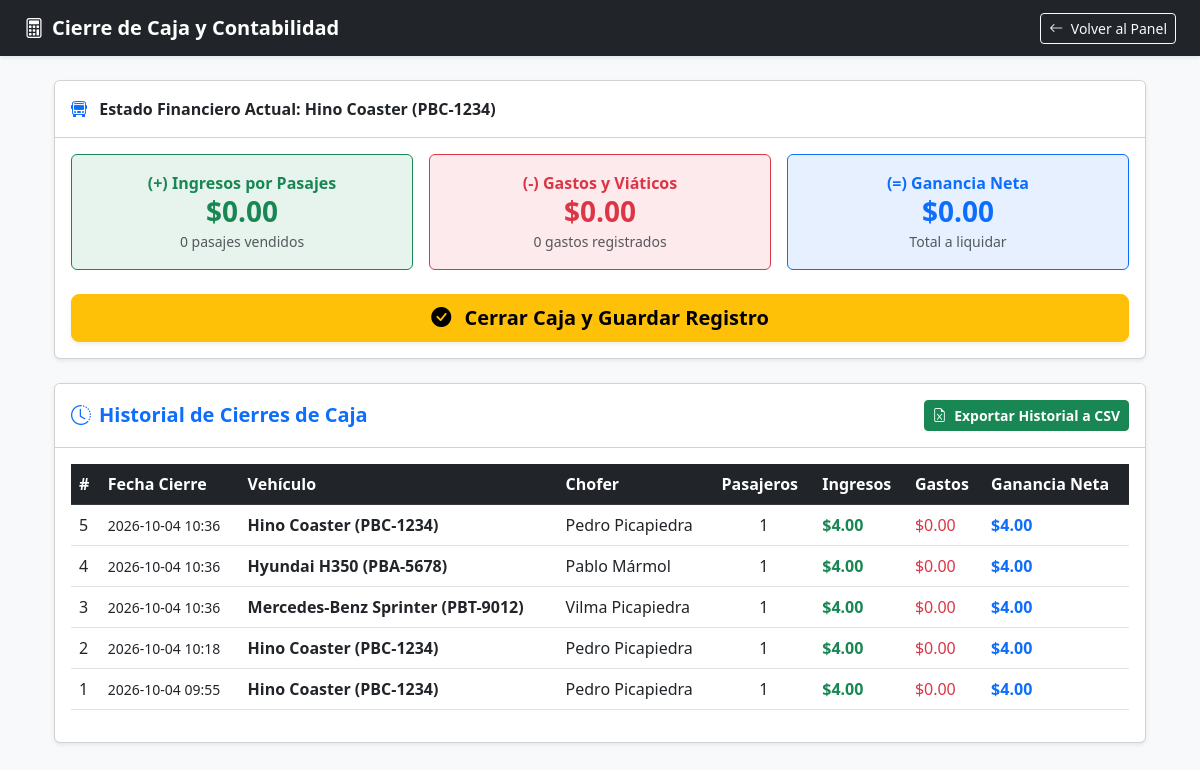
The app's page /liquidacion (signed in) with its own data.
### tables this page shows
CREATE TABLE vehiculos (
            id INTEGER PRIMARY KEY AUTOINCREMENT,
            placa TEXT NOT NULL,
            modelo TEXT NOT NULL,
            tipo TEXT NOT NULL,
            capacidad INTEGER NOT NULL,
            chofer TEXT NOT NULL,
            estado TEXT NOT NULL,
            mantenimiento TEXT NOT NULL
        );

CREATE TABLE historial_viajes (
            id INTEGER PRIMARY KEY AUTOINCREMENT,
            vehiculo TEXT NOT NULL,
            chofer TEXT NOT NULL,
            pasajeros_totales INTEGER NOT NULL,
            ingresos REAL NOT NULL,
            gastos REAL NOT NULL,
            ganancia_neta REAL NOT NULL,
            fecha_cierre TEXT NOT NULL
        );

### app.py (the view)
@app.route('/liquidacion')
@login_required
@admin_required
def liquidacion():
    vehiculo_id = request.args.get('vehiculo_id', default=1, type=int)
    conn = get_db_connection()
    unidad = conn.execute('SELECT * FROM vehiculos WHERE id = ?', (vehiculo_id,)).fetchone()
    if not unidad:
        unidad = conn.execute('SELECT * FROM vehiculos LIMIT 1').fetchone()
    reservas_unidad = conn.execute('SELECT * FROM reservas WHERE vehiculo_id = ?', (unidad['id'],)).fetchall()
    viaticos_unidad = conn.execute('SELECT * FROM viaticos WHERE vehiculo_id = ?', (unidad['id'],)).fetchall()
    historial_viajes = conn.execute('SELECT * FROM historial_viajes ORDER BY id DESC').fetchall()
    total_ingresos = sum(r['precio'] for r in reservas_unidad)
    total_viaticos = sum(v['monto'] for v in viaticos_unidad)
    ganancia_neta = total_ingresos - total_viaticos
    conn.close()
    return render_template('liquidacion.html',
                           unidad=unidad,
                           reservas=reservas_unidad,
                           viaticos=viaticos_unidad,
                           total_ingresos=total_ingresos,
                           total_viaticos=total_viaticos,
                           ganancia_neta=ganancia_neta,
                           historial_viajes=historial_viajes)

### app.py (called while the page is built)
def get_db_connection():
    conn = sqlite3.connect(DB_NAME)
    conn.row_factory = sqlite3.Row
    return conn

def login_required(f):
    @wraps(f)
    def decorated_function(*args, **kwargs):
        if 'usuario_id' not in session:
            flash('Por favor inicia sesión para acceder al sistema.', 'warning')
            return redirect(url_for('login'))
        return f(*args, **kwargs)
    return decorated_function

def admin_required(f):
    @wraps(f)
    def decorated_function(*args, **kwargs):
        if 'usuario_id' not in session or session.get('rol') != 'admin':
            flash('Acceso restringido únicamente a Administradores.', 'danger')
            return redirect(url_for('conductor'))
        return f(*args, **kwargs)
    return decorated_function

### templates/liquidacion.html (shortened to what this page needs)
<!DOCTYPE html>
<html lang="es">
<head>
    <link href="https://cdn.jsdelivr.net/npm/bootstrap@5.3.0/dist/css/bootstrap.min.css" rel="stylesheet">
    <link rel="stylesheet" href="https://cdn.jsdelivr.net/npm/bootstrap-icons@1.11.0/font/bootstrap-icons.css">
</head>
<body class="bg-light">
    <nav class="navbar navbar-expand-lg navbar-dark bg-dark shadow-sm mb-4">
        <div class="container-fluid px-4">
            <a class="navbar-brand fw-bold" href="/"><i class="bi bi-calculator me-2"></i>Cierre de Caja y Contabilidad</a>
            <button type="button" onclick="volverYCerrar()" class="btn btn-outline-light btn-sm">
             <i class="bi bi-arrow-left me-1"></i> Volver al Panel
            </button>
        </div>
    </nav>
    <div class="container px-4">
        <div class="card shadow-sm mb-4">
            <div class="card-header bg-white py-3 fw-bold">
                <i class="bi bi-bus-front me-2 text-primary"></i> Estado Financiero Actual: {{ unidad.modelo }} ({{ unidad.placa }})
            </div>
            <div class="card-body">
                <div class="row text-center g-3 mb-4">
                    <div class="col-md-4">
                        <div class="p-3 bg-success bg-opacity-10 border border-success rounded">
                            <span class="text-success fw-bold d-block">(+) Ingresos por Pasajes</span>
                            <h3 class="fw-bold text-success mb-0">${{ "%.2f"|format(total_ingresos) }}</h3>
                            <small class="text-muted">{{ reservas|length }} pasajes vendidos</small>
                        </div>
                    </div>
                    <div class="col-md-4">
                        <div class="p-3 bg-danger bg-opacity-10 border border-danger rounded">
                            <span class="text-danger fw-bold d-block">(-) Gastos y Viáticos</span>
                            <h3 class="fw-bold text-danger mb-0">${{ "%.2f"|format(total_viaticos) }}</h3>
                            <small class="text-muted">{{ viaticos|length }} gastos registrados</small>
                        </div>
                    </div>
                    <div class="col-md-4">
                        <div class="p-3 bg-primary bg-opacity-10 border border-primary rounded">
                            <span class="text-primary fw-bold d-block">(=) Ganancia Neta</span>
                            <h3 class="fw-bold text-primary mb-0">${{ "%.2f"|format(ganancia_neta) }}</h3>
                            <small class="text-muted">Total a liquidar</small>
                        </div>
                    </div>
                </div>
                <form action="/cerrar_caja" method="POST" onsubmit="return confirm('¿Está seguro de cerrar la caja de esta unidad? Se registrará el saldo y se reiniciarán los pasajes y gastos para la siguiente salida.');">
                    <button type="submit" class="btn btn-warning w-100 btn-lg fw-bold shadow-sm">
                        <i class="bi bi-check-circle-fill me-2"></i> Cerrar Caja y Guardar Registro
                    </button>
                </form>
            </div>
        </div>
        <div class="card shadow-sm mb-5">
            <div class="card-header bg-white py-3 d-flex justify-content-between align-items-center">
                <h5 class="fw-bold text-primary mb-0"><i class="bi bi-clock-history me-2"></i>Historial de Cierres de Caja</h5>
                <a href="/exportar_cierres_csv" class="btn btn-success btn-sm fw-bold">
                    <i class="bi bi-file-earmark-excel me-1"></i> Exportar Historial a CSV
                </a>
            </div>
            <div class="card-body">
                <div class="table-responsive">
                    <table class="table table-hover align-middle">
                        <thead class="table-dark">
                            <tr>
                                <th>#</th>
                                <th>Fecha Cierre</th>
                                <th>Vehículo</th>
                                <th>Chofer</th>
                                <th>Pasajeros</th>
                                <th>Ingresos</th>
                                <th>Gastos</th>
                                <th>Ganancia Neta</th>
                            </tr>
                        </thead>
                        <tbody>
                            {% for h in historial_viajes %}
                                <tr>
                                    <td>{{ h.id }}</td>
                                    <td><small>{{ h.fecha_cierre }}</small></td>
                                    <td class="fw-bold">{{ h.vehiculo }}</td>
                                    <td>{{ h.chofer }}</td>
                                    <td class="text-center">{{ h.pasajeros_totales }}</td>
                                    <td class="text-success fw-bold">${{ "%.2f"|format(h.ingresos) }}</td>
                                    <td class="text-danger">${{ "%.2f"|format(h.gastos) }}</td>
                                    <td class="text-primary fw-bold">${{ "%.2f"|format(h.ganancia_neta) }}</td>
                                </tr>
                            {% else %}
                                <tr>
                                    <td colspan="8" class="text-center text-muted py-4">No hay cierres de caja registrados en el historial.</td>
                                </tr>
                            {% endfor %}
                        </tbody>
                    </table>
                </div>
            </div>
        </div>
    </div>
</body>
</html>

### records on screen
vehiculos: modelo "Hino Coaster", placa "PBC-1234"
historial_viajes: id "5", fecha_cierre "2026-10-04 10:36", vehiculo "Hino Coaster (PBC-1234)", chofer "Pedro Picapiedra", pasajeros_totales "1", ingresos "4.00", gastos "0.00", ganancia_neta "4.00"
historial_viajes: id "4", fecha_cierre "2026-10-04 10:36", vehiculo "Hyundai H350 (PBA-5678)", chofer "Pablo Mármol", pasajeros_totales "1", ingresos "4.00", gastos "0.00", ganancia_neta "4.00"
historial_viajes: id "3", fecha_cierre "2026-10-04 10:36", vehiculo "Mercedes-Benz Sprinter (PBT-9012)", chofer "Vilma Picapiedra", pasajeros_totales "1", ingresos "4.00", gastos "0.00", ganancia_neta "4.00"
historial_viajes: id "2", fecha_cierre "2026-10-04 10:18", vehiculo "Hino Coaster (PBC-1234)", chofer "Pedro Picapiedra", pasajeros_totales "1", ingresos "4.00", gastos "0.00", ganancia_neta "4.00"
historial_viajes: id "1", fecha_cierre "2026-10-04 09:55", vehiculo "Hino Coaster (PBC-1234)", chofer "Pedro Picapiedra", pasajeros_totales "1", ingresos "4.00", gastos "0.00", ganancia_neta "4.00"

### other values on screen
{{ "%.2f"|format(total_ingresos) }} "0.00"
{{ reservas|length }} "0"
{{ "%.2f"|format(total_viaticos) }} "0.00"
{{ viaticos|length }} "0"
{{ "%.2f"|format(ganancia_neta) }} "0.00"
